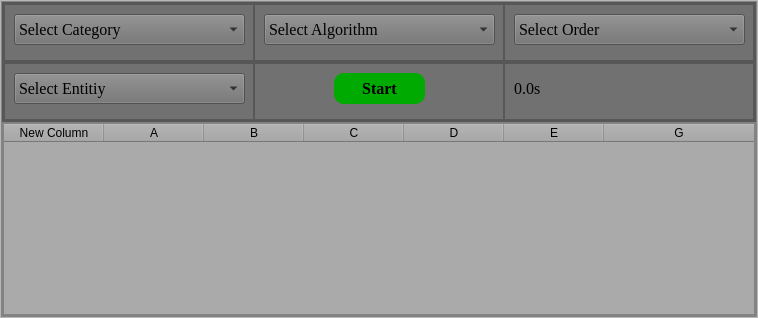
            <widget class="QWidget" name="tab_2">
             <attribute name="title">
              <string>Sorting</string>
             </attribute>
             <layout class="QGridLayout" name="gridLayout_4">
              <property name="leftMargin">
               <number>0</number>
              </property>
              <property name="topMargin">
               <number>0</number>
              </property>
              <property name="rightMargin">
               <number>0</number>
              </property>
              <property name="bottomMargin">
               <number>0</number>
              </property>
              <property name="spacing">
               <number>0</number>
              </property>
              <item row="0" column="0">
               <widget class="QFrame" name="frame_19">
                <property name="frameShape">
                 <enum>QFrame::StyledPanel</enum>
                </property>
                <property name="frameShadow">
                 <enum>QFrame::Raised</enum>
                </property>
                <layout class="QVBoxLayout" name="verticalLayout_4">
                 <property name="spacing">
                  <number>0</number>
                 </property>
                 <property name="leftMargin">
                  <number>0</number>
                 </property>
                 <property name="topMargin">
                  <number>0</number>
                 </property>
                 <property name="rightMargin">
                  <number>0</number>
                 </property>
                 <property name="bottomMargin">
                  <number>0</number>
                 </property>
                 <item>
                  <widget class="QFrame" name="frame_43">
                   <property name="minimumSize">
                    <size>
                     <width>0</width>
                     <height>50</height>
                    </size>
                   </property>
                   <property name="styleSheet">
                    <string notr="true">background-color: rgb(170, 170, 170);</string>
                   </property>
                   <property name="frameShape">
                    <enum>QFrame::StyledPanel</enum>
                   </property>
                   <property name="frameShadow">
                    <enum>QFrame::Raised</enum>
                   </property>
                   <layout class="QVBoxLayout" name="verticalLayout_10" stretch="0,0">
                    <property name="spacing">
                     <number>0</number>
                    </property>
                    <property name="leftMargin">
                     <number>0</number>
                    </property>
                    <property name="topMargin">
                     <number>0</number>
                    </property>
                    <property name="rightMargin">
                     <number>0</number>
                    </property>
                    <property name="bottomMargin">
                     <number>0</number>
                    </property>
                    <item>
                     <widget class="QFrame" name="frame_22">
                      <property name="minimumSize">
                       <size>
                        <width>0</width>
                        <height>120</height>
                       </size>
                      </property>
                      <property name="maximumSize">
                       <size>
                        <width>16777215</width>
                        <height>120</height>
                       </size>
                      </property>
                      <property name="styleSheet">
                       <string notr="true">background-color: rgb(113, 113, 113);</string>
                      </property>
                      <property name="frameShape">
                       <enum>QFrame::StyledPanel</enum>
                      </property>
                      <property name="frameShadow">
                       <enum>QFrame::Raised</enum>
                      </property>
                      <layout class="QVBoxLayout" name="verticalLayout_11" stretch="0,0">
                       <property name="spacing">
                        <number>0</number>
                       </property>
                       <property name="leftMargin">
                        <number>0</number>
                       </property>
                       <property name="topMargin">
                        <number>0</number>
                       </property>
                       <property name="rightMargin">
                        <number>0</number>
                       </property>
                       <property name="bottomMargin">
                        <number>0</number>
                       </property>
                       <item>
                        <widget class="QFrame" name="frame_31">
                         <property name="frameShape">
                          <enum>QFrame::StyledPanel</enum>
                         </property>
                         <property name="frameShadow">
                          <enum>QFrame::Raised</enum>
                         </property>
                         <layout class="QHBoxLayout" name="horizontalLayout_5">
                          <property name="spacing">
                           <number>0</number>
                          </property>
                          <property name="leftMargin">
                           <number>0</number>
                          </property>
                          <property name="topMargin">
                           <number>0</number>
                          </property>
                          <property name="rightMargin">
                           <number>0</number>
                          </property>
                          <property name="bottomMargin">
                           <number>0</number>
                          </property>
                          <item>
                           <widget class="QFrame" name="frame_33">
                            <property name="frameShape">
                             <enum>QFrame::StyledPanel</enum>
                            </property>
                            <property name="frameShadow">
                             <enum>QFrame::Raised</enum>
                            </property>
                           </widget>
                          </item>
                          <item>
                           <widget class="QFrame" name="frame_38">
                            <property name="minimumSize">
                             <size>
                              <width>250</width>
                              <height>0</height>
                             </size>
                            </property>
                            <property name="frameShape">
                             <enum>QFrame::StyledPanel</enum>
                            </property>
                            <property name="frameShadow">
                             <enum>QFrame::Raised</enum>
                            </property>
                            <widget class="QComboBox" name="Sorting_category">
                             <property name="geometry">
                              <rect>
                               <x>10</x>
                               <y>10</y>
                               <width>231</width>
                               <height>31</height>
                              </rect>
                             </property>
                             <property name="font">
                              <font>
                               <family>Times New Roman</family>
                               <pointsize>12</pointsize>
                              </font>
                             </property>
                             <item>
                              <property name="text">
                               <string>Select Category</string>
                              </property>
                             </item>
                             <item>
                              <property name="text">
                               <string>Books</string>
                              </property>
                             </item>
                             <item>
                              <property name="text">
                               <string>Articles</string>
                              </property>
                             </item>
                            </widget>
                           </widget>
                          </item>
                          <item>
                           <widget class="QFrame" name="frame_34">
                            <property name="frameShape">
                             <enum>QFrame::StyledPanel</enum>
                            </property>
                            <property name="frameShadow">
                             <enum>QFrame::Raised</enum>
                            </property>
                           </widget>
                          </item>
                          <item>
                           <widget class="QFrame" name="frame_35">
                            <property name="minimumSize">
                             <size>
                              <width>250</width>
                              <height>0</height>
                             </size>
                            </property>
                            <property name="frameShape">
                             <enum>QFrame::StyledPanel</enum>
                            </property>
                            <property name="frameShadow">
                             <enum>QFrame::Raised</enum>
                            </property>
                            <widget class="QComboBox" name="Sorting_algorithm">
                             <property name="geometry">
                              <rect>
                               <x>10</x>
                               <y>10</y>
                               <width>231</width>
                               <height>31</height>
                              </rect>
                             </property>
                             <property name="font">
                              <font>
                               <family>Times New Roman</family>
                               <pointsize>12</pointsize>
                              </font>
                             </property>
                             <property name="styleSheet">
                              <string notr="true"/>
                             </property>
                             <item>
                              <property name="text">
                               <string>Select Algorithm</string>
                              </property>
                             </item>
                             <item>
                              <property name="text">
                               <string>Insertion Sort</string>
                              </property>
                             </item>
                             <item>
                              <property name="text">
                               <string>Bubble Sort</string>
                              </property>
                             </item>
                             <item>
                              <property name="text">
                               <string>Selection Sort</string>
                              </property>
                             </item>
                             <item>
                              <property name="text">
                               <string>Merge Sort</string>
                              </property>
                             </item>
                             <item>
                              <property name="text">
                               <string>Hybrid Merge Sort</string>
                              </property>
                             </item>
                             <item>
                              <property name="text">
                               <string>Radix Sort</string>
                              </property>
                             </item>
                             <item>
                              <property name="text">
                               <string>Counting Sort</string>
                              </property>
                             </item>
                             <item>
                              <property name="text">
                               <string>Bucket Sort</string>
                              </property>
                             </item>
                             <item>
                              <property name="text">
                               <string>Quick Sort</string>
                              </property>
                             </item>
                             <item>
                              <property name="text">
                               <string>Heap Sort</string>
                              </property>
                             </item>
                             <item>
                              <property name="text">
                               <string>Iterative Heap Sort</string>
                              </property>
                             </item>
                             <item>
                              <property name="text">
                               <string>Shell Sort</string>
                              </property>
                             </item>
                             <item>
                              <property name="text">
                               <string>Comb Sort</string>
                              </property>
                             </item>
                            </widget>
                           </widget>
                          </item>
                          <item>
                           <widget class="QFrame" name="frame_36">
                            <property name="frameShape">
                             <enum>QFrame::StyledPanel</enum>
                            </property>
                            <property name="frameShadow">
                             <enum>QFrame::Raised</enum>
                            </property>
                           </widget>
                          </item>
                          <item>
                           <widget class="QFrame" name="frame_37">
                            <property name="minimumSize">
                             <size>
                              <width>250</width>
                              <height>0</height>
                             </size>
                            </property>
                            <property name="frameShape">
                             <enum>QFrame::StyledPanel</enum>
                            </property>
                            <property name="frameShadow">
                             <enum>QFrame::Raised</enum>
                            </property>
                            <widget class="QComboBox" name="sorting_order">
                             <property name="geometry">
                              <rect>
                               <x>10</x>
                               <y>10</y>
                               <width>231</width>
                               <height>31</height>
                              </rect>
                             </property>
                             <property name="font">
                              <font>
                               <family>Times New Roman</family>
                               <pointsize>12</pointsize>
                              </font>
                             </property>
                             <item>
                              <property name="text">
                               <string>Select Order</string>
                              </property>
                             </item>
                             <item>
                              <property name="text">
                               <string>Increasing</string>
                              </property>
                             </item>
                             <item>
                              <property name="text">
                               <string>Decreasing</string>
                              </property>
                             </item>
                            </widget>
                           </widget>
                          </item>
                          <item>
                           <widget class="QFrame" name="frame_39">
                            <property name="frameShape">
                             <enum>QFrame::StyledPanel</enum>
                            </property>
                            <property name="frameShadow">
                             <enum>QFrame::Raised</enum>
                            </property>
                           </widget>
                          </item>
                         </layout>
                        </widget>
                       </item>
                       <item>
                        <widget class="QFrame" name="frame_32">
                         <property name="frameShape">
                          <enum>QFrame::StyledPanel</enum>
                         </property>
                         <property name="frameShadow">
                          <enum>QFrame::Raised</enum>
                         </property>
                         <layout class="QHBoxLayout" name="horizontalLayout_7">
                          <property name="spacing">
                           <number>0</number>
                          </property>
                          <property name="leftMargin">
                           <number>0</number>
                          </property>
                          <property name="topMargin">
                           <number>0</number>
                          </property>
                          <property name="rightMargin">
                           <number>0</number>
                          </property>
                          <property name="bottomMargin">
                           <number>0</number>
                          </property>
                          <item>
                           <widget class="QFrame" name="frame_83">
                            <property name="frameShape">
                             <enum>QFrame::StyledPanel</enum>
                            </property>
                            <property name="frameShadow">
                             <enum>QFrame::Raised</enum>
                            </property>
                           </widget>
                          </item>
                          <item>
                           <widget class="QFrame" name="frame_40">
                            <property name="minimumSize">
                             <size>
                              <width>250</width>
                              <height>0</height>
                             </size>
                            </property>
                            <property name="frameShape">
                             <enum>QFrame::StyledPanel</enum>
                            </property>
                            <property name="frameShadow">
                             <enum>QFrame::Raised</enum>
                            </property>
                            <widget class="QComboBox" name="sorting_entity">
                             <property name="geometry">
                              <rect>
                               <x>10</x>
                               <y>10</y>
                               <width>231</width>
                               <height>31</height>
                              </rect>
                             </property>
                             <property name="font">
                              <font>
                               <family>Times New Roman</family>
                               <pointsize>12</pointsize>
                              </font>
                             </property>
                             <item>
                              <property name="text">
                               <string>Select Entitiy</string>
                              </property>
                             </item>
                             <item>
                              <property name="text">
                               <string>Title</string>
                              </property>
                             </item>
                             <item>
                              <property name="text">
                               <string>Author</string>
                              </property>
                             </item>
                             <item>
                              <property name="text">
                               <string>Publication Date</string>
                              </property>
                             </item>
                             <item>
                              <property name="text">
                               <string>Publisher</string>
                              </property>
                             </item>
                             <item>
                              <property name="text">
                               <string>Collection</string>
                              </property>
                             </item>
                             <item>
                              <property name="text">
                               <string>Sponsor</string>
                              </property>
                             </item>
                             <item>
                              <property name="text">
                               <string>Contributor</string>
                              </property>
                             </item>
                             <item>
                              <property name="text">
                               <string>Language</string>
                              </property>
                             </item>
                            </widget>
                           </widget>
                          </item>
                          <item>
                           <widget class="QFrame" name="frame_41">
                            <property name="frameShape">
                             <enum>QFrame::StyledPanel</enum>
                            </property>
                            <property name="frameShadow">
                             <enum>QFrame::Raised</enum>
                            </property>
                           </widget>
                          </item>
                          <item>
                           <widget class="QFrame" name="frame_65">
                            <property name="minimumSize">
                             <size>
                              <width>250</width>
                              <height>0</height>
                             </size>
                            </property>
                            <property name="frameShape">
                             <enum>QFrame::StyledPanel</enum>
                            </property>
                            <property name="frameShadow">
                             <enum>QFrame::Raised</enum>
                            </property>
                            <widget class="QPushButton" name="Sorting_start_btn">
                             <property name="geometry">
                              <rect>
                               <x>80</x>
                               <y>10</y>
                               <width>91</width>
                               <height>31</height>
                              </rect>
                             </property>
                             <property name="font">
                              <font>
                               <family>Times New Roman</family>
                               <pointsize>12</pointsize>
                               <weight>75</weight>
                               <bold>true</bold>
                              </font>
                             </property>
                             <property name="styleSheet">
                              <string notr="true">background-color: rgb(0, 170, 0);
border-radius:10
</string>
                             </property>
                             <property name="text">
                              <string>Start</string>
                             </property>
                            </widget>
                           </widget>
                          </item>
                          <item>
                           <widget class="QFrame" name="frame_69">
                            <property name="frameShape">
                             <enum>QFrame::StyledPanel</enum>
                            </property>
                            <property name="frameShadow">
                             <enum>QFrame::Raised</enum>
                            </property>
                           </widget>
                          </item>
                          <item>
                           <widget class="QFrame" name="frame_68">
                            <property name="minimumSize">
                             <size>
                              <width>250</width>
                              <height>0</height>
                             </size>
                            </property>
                            <property name="frameShape">
                             <enum>QFrame::StyledPanel</enum>
                            </property>
                            <property name="frameShadow">
                             <enum>QFrame::Raised</enum>
                            </property>
                            <widget class="QLabel" name="label_10">
                             <property name="geometry">
                              <rect>
                               <x>10</x>
                               <y>10</y>
                               <width>231</width>
                               <height>31</height>
                              </rect>
                             </property>
                             <property name="minimumSize">
                              <size>
                               <width>70</width>
                               <height>0</height>
                              </size>
                             </property>
                             <property name="font">
                              <font>
                               <family>Times New Roman</family>
                               <pointsize>12</pointsize>
                               <weight>50</weight>
                               <bold>false</bold>
                              </font>
                             </property>
                             <property name="text">
                              <string>0.0s</string>
                             </property>
                            </widget>
                           </widget>
                          </item>
                          <item>
                           <widget class="QFrame" name="frame_67">
                            <property name="frameShape">
                             <enum>QFrame::StyledPanel</enum>
                            </property>
                            <property name="frameShadow">
                             <enum>QFrame::Raised</enum>
                            </property>
                           </widget>
                          </item>
                         </layout>
                        </widget>
                       </item>
                      </layout>
                     </widget>
                    </item>
                    <item>
                     <widget class="QFrame" name="frame_66">
                      <property name="minimumSize">
                       <size>
                        <width>90</width>
                        <height>0</height>
                       </size>
                      </property>
                      <property name="frameShape">
                       <enum>QFrame::StyledPanel</enum>
                      </property>
                      <property name="frameShadow">
                       <enum>QFrame::Raised</enum>
                      </property>
                      <layout class="QGridLayout" name="gridLayout">
                       <property name="leftMargin">
                        <number>0</number>
                       </property>
                       <property name="topMargin">
                        <number>0</number>
                       </property>
                       <property name="rightMargin">
                        <number>0</number>
                       </property>
                       <property name="bottomMargin">
                        <number>0</number>
                       </property>
                       <property name="spacing">
                        <number>0</number>
                       </property>
                       <item row="0" column="0">
                        <widget class="QTableWidget" name="tableWidget">
                         <attribute name="horizontalHeaderStretchLastSection">
                          <bool>true</bool>
                         </attribute>
                         <column>
                          <property name="text">
                           <string>New Column</string>
                          </property>
                         </column>
                         <column>
                          <property name="text">
                           <string>A</string>
                          </property>
                         </column>
                         <column>
                          <property name="text">
                           <string>B</string>
                          </property>
                         </column>
                         <column>
                          <property name="text">
                           <string>C</string>
                          </property>
                         </column>
                         <column>
                          <property name="text">
                           <string>D</string>
                          </property>
                         </column>
                         <column>
                          <property name="text">
                           <string>E</string>
                          </property>
                         </column>
                         <column>
                          <property name="text">
                           <string>G</string>
                          </property>
                         </column>
                        </widget>
                       </item>
                      </layout>
                     </widget>
                    </item>
                   </layout>
                  </widget>
                 </item>
                </layout>
               </widget>
              </item>
             </layout>
            </widget>
